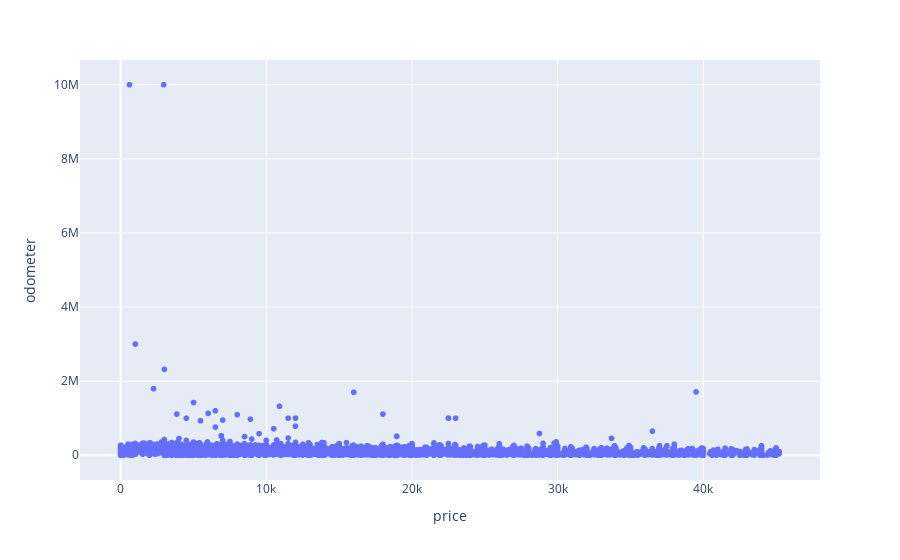

Notebook cell for this chart:
### Code cell
px.scatter(data_frame=vehicles, y='odometer', x='price')

### Figure 1 — Plotly figure (JSON) as saved in the notebook; plotly's stock layout.template omitted (floating-point values rounded to 4 significant figures; data arrays with more than 128 entries replaced by an {"elided": "..."} marker saying what was removed)
{"data": [{"hovertemplate": "price=%{x}<br>odometer=%{y}<extra></extra>", "legendgroup": "", "marker": {"color": "#636efa", "symbol": "circle"}, "mode": "markers", "name": "", "showlegend": false, "type": "scattergl", "x": {"elided": "33614 int values"}, "xaxis": "x", "y": {"elided": "33614 int values"}, "yaxis": "y"}], "layout": {"legend": {"tracegroupgap": 0}, "margin": {"t": 60}, "xaxis": {"anchor": "y", "domain": [0, 1], "title": {"text": "price"}}, "yaxis": {"anchor": "x", "domain": [0, 1], "title": {"text": "odometer"}}}}
